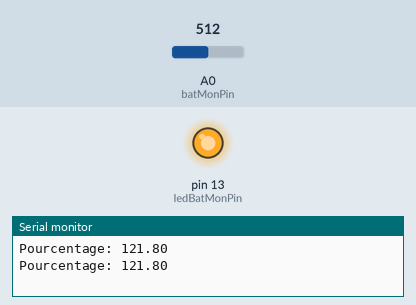
Recording of a sketch running on a simulated Arduino Uno, built with avr-gcc and run on an emulated ATmega328P. Parts: output pins drawn as LEDs (lit = HIGH), the last lines printed to the serial monitor. The test bench sets the inputs (shaded band); at power-on: A0 (batMonPin) = 512.

Above: at 1.8 s.
1.9 s: A0 (batMonPin) set to 435
3.7 s: A0 (batMonPin) set to 413
At 4.9 s:
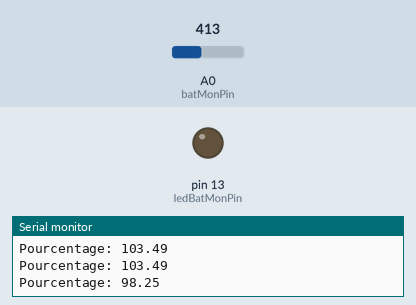
Timing chart, 0 to 13.8 s (numbered marks = the images above; inputs shaded):
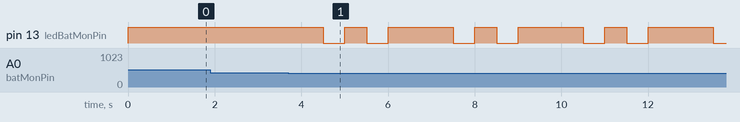

The sketch:

testPontDiviseurTension_BatteryAlarm.ino
```cpp
// (licence header left out)
int batMonPin = 0;    // input pin for the divider
int ledBatMonPin = 13;
int val = 0;       // variable for the A/D value
float pinVoltage = 0; // variable to hold the calculated voltage
//float batteryVoltage = 0;
float batteryPercent = 0;
float ratio = 4.68;  // Change this to match the MEASURED ration of the circuit

void setup() {


  pinMode(ledBatMonPin,OUTPUT);

  Serial.begin(9600);      // open the serial port at 9600 baud


}

void loop() {

  batteryMonitor();

  delay(1000);                  //  Slow it down
}

void batteryMonitor()
{
  val = analogRead(batMonPin);    // read the voltage on the divider

  pinVoltage = val * 0.00488;       //  Calculate the voltage on the A/D pin
                                    //  A reading of 1 for the A/D = 0.0048mV
                                    //  if we multiply the A/D reading by 0.00488 then
                                    //  we get the voltage on the pin.


  //batteryVoltage = pinVoltage * ratio;    //  Use the ratio calculated for the voltage divider
                                          //  to calculate the battery voltage


  batteryPercent = (pinVoltage * ratio)/(9.6)*100;

  Serial.print("Pourcentage: ");
  Serial.println(batteryPercent);

  if(batteryPercent >= 100)
  {
    digitalWrite(ledBatMonPin,HIGH);
  }
  else if(batteryPercent >= 30)
  {
    digitalWrite(ledBatMonPin,HIGH);
    delay(500);
    digitalWrite(ledBatMonPin,LOW);
    delay(500);
    digitalWrite(ledBatMonPin,HIGH);
    delay(500);
    digitalWrite(ledBatMonPin,LOW);
    delay(500);
    digitalWrite(ledBatMonPin,HIGH);
  }
  else if(batteryPercent >= 10)
  {
    digitalWrite(ledBatMonPin,HIGH);
    delay(500);
    digitalWrite(ledBatMonPin,LOW);
    delay(500);
    digitalWrite(ledBatMonPin,HIGH);
    delay(500);
    digitalWrite(ledBatMonPin,LOW);
    delay(500);
    digitalWrite(ledBatMonPin,HIGH);
    delay(500);
    digitalWrite(ledBatMonPin,LOW);
    delay(500);
    digitalWrite(ledBatMonPin,HIGH);
  }


}
```

Measured:
- the behaviour switches between 421 and 420 on A0 (batMonPin) (found by bisection; images 0 and 1)
- after the input at 3.7 s, pin 13 (ledBatMonPin): HIGH → LOW after 0.80 s, then repeats every 3.0 s: HIGH 0.50 s, LOW 0.50 s, HIGH 1.5 s, LOW 0.50 s
